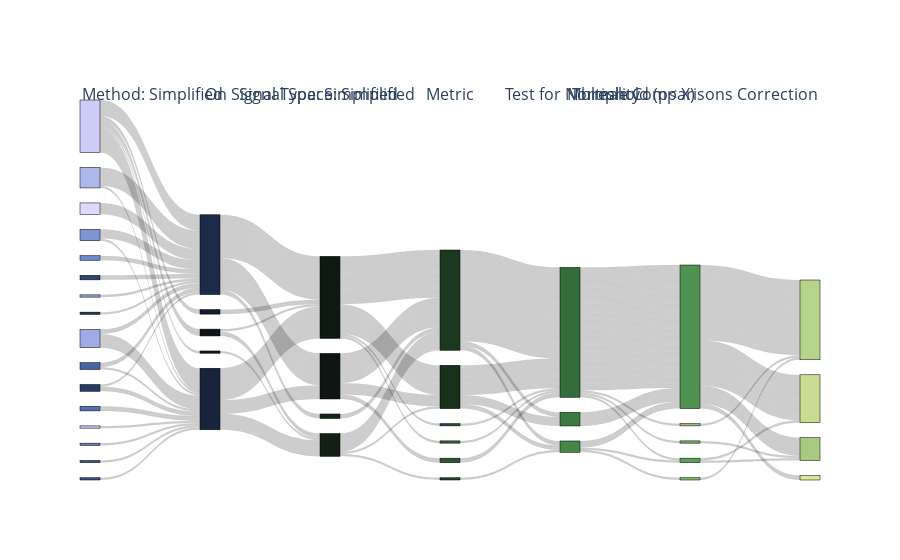

Notebook code for this chart:
### Markdown cell above
**Plot StatAnalysis Sankey Diagram**

### Code cell
# plotting with or without labels
lb_tmp = node_labels
if not plot_labels:
    lb_tmp = [''] * len(node_labels)

fig = go.Figure(data=[go.Sankey(
    node=dict(
        pad=15,
        thickness=20,
        line=dict(color='black', width=0.5),
        label=lb_tmp,
        color= node_colors,  # Assign the colors to the nodes
    ),
    link=dict(
        source=source,
        target=target,
        value=value,
        #color= link_colors  # Assign the colors to the links
    )
)])

fig.update_layout(
    autosize=True,
    font=dict(size=16),  # Set global font size
)

# uses column_list from above and removes the "Stat Analysis: " prefix
column_labels = [x.replace('Stat Analysis: ', '') for x in column_list]

# Calculate the x position for each column's label.
# This is a rough approximation and may need to be adjusted based on the exact look of your Sankey diagram.
x_positions = [i / (len(column_labels) - 1) for i in range(len(column_labels))]

annotations = [
    dict(
        x=x,
        y=1.05,  # Adjust the y-coordinate as per desired placement
        xref='paper',
        yref='paper',
        text=label,
        showarrow=False,
        font=dict(size=16)
    ) for x, label in zip(x_positions, column_labels)
]

# Update the layout with annotations
fig.update_layout(annotations=annotations)
fig.show()
plot(fig, filename='figs/sankey_statanalysis'+'label_'+str(plot_labels)+'.html')

### Figure 1 — Plotly figure (JSON) as saved in the notebook; plotly's stock layout.template omitted (floating-point values rounded to 4 significant figures; data arrays with more than 128 entries replaced by an {"elided": "..."} marker saying what was removed)
{"data": [{"link": {"source": {"elided": "408 int values"}, "target": {"elided": "408 int values"}, "value": {"elided": "408 int values"}}, "node": {"color": ["rgba(222,217,255, 1)", "rgba(206,205,248, 1)", "rgba(190,194,241, 1)", "rgba(174,183,234, 1)", "rgba(158,172,227, 1)", "rgba(142,160,220, 1)", "rgba(126,149,212, 1)", "rgba(110,137,203, 1)", "rgba(95,125,193, 1)", "rgba(81,113,180, 1)", "rgba(69,101,165, 1)", "rgba(58,89,147, 1)", "rgba(51,79,131, 1)", "rgba(45,69,116, 1)", "rgba(39,60,101, 1)", "rgba(34,52,86, 1)", "rgba(28,43,72, 1)", "rgba(24,36,59, 1)", "rgba(20,29,46, 1)", "rgba(17,24,35, 1)", "rgba(14,21,26, 1)", "rgba(13,22,19, 1)", "rgba(14,26,17, 1)", "rgba(17,32,19, 1)", "rgba(20,39,22, 1)", "rgba(23,48,26, 1)", "rgba(27,57,30, 1)", "rgba(32,67,35, 1)", "rgba(36,77,40, 1)", "rgba(41,88,45, 1)", "rgba(46,98,51, 1)", "rgba(52,109,57, 1)", "rgba(59,123,64, 1)", "rgba(68,135,71, 1)", "rgba(80,147,80, 1)", "rgba(95,160,89, 1)", "rgba(112,171,99, 1)", "rgba(130,182,108, 1)", "rgba(148,192,118, 1)", "rgba(166,202,127, 1)", "rgba(183,211,137, 1)", "rgba(201,220,146, 1)", "rgba(219,230,155, 1)"], "label": ["", "", "", "", "", "", "", "", "", "", "", "", "", "", "", "", "", "", "", "", "", "", "", "", "", "", "", "", "", "", "", "", "", "", "", "", "", "", "", "", "", "", ""], "line": {"color": "black", "width": 0.5}, "pad": 15, "thickness": 20}, "type": "sankey"}], "layout": {"annotations": [{"font": {"size": 16}, "showarrow": false, "text": "Method: Simplified", "x": 0, "xref": "paper", "y": 1.05, "yref": "paper"}, {"font": {"size": 16}, "showarrow": false, "text": "On Signal Type: Simplified", "x": 0.1667, "xref": "paper", "y": 1.05, "yref": "paper"}, {"font": {"size": 16}, "showarrow": false, "text": "Signal Space: Simplified", "x": 0.3333, "xref": "paper", "y": 1.05, "yref": "paper"}, {"font": {"size": 16}, "showarrow": false, "text": "Metric", "x": 0.5, "xref": "paper", "y": 1.05, "yref": "paper"}, {"font": {"size": 16}, "showarrow": false, "text": "Test for Normality", "x": 0.6667, "xref": "paper", "y": 1.05, "yref": "paper"}, {"font": {"size": 16}, "showarrow": false, "text": "Threshold (p< X)", "x": 0.8333, "xref": "paper", "y": 1.05, "yref": "paper"}, {"font": {"size": 16}, "showarrow": false, "text": "Multiple Comparisons Correction", "x": 1, "xref": "paper", "y": 1.05, "yref": "paper"}], "autosize": true, "font": {"size": 16}}}
